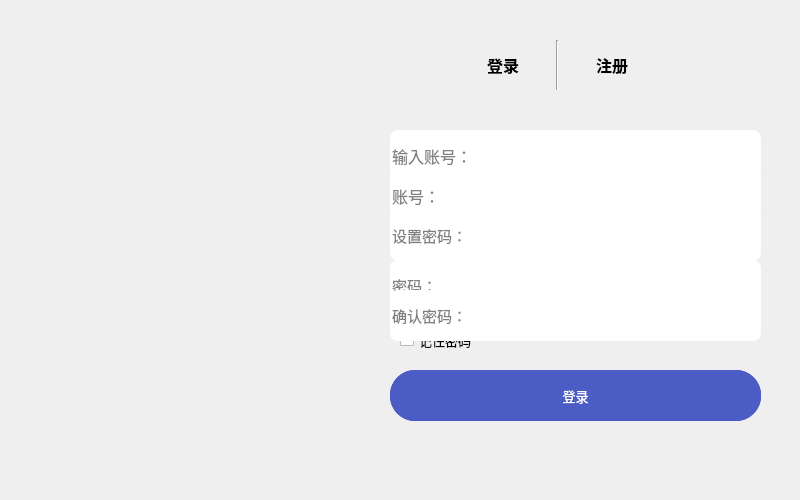
<?xml version="1.0" encoding="UTF-8"?>
<ui version="4.0">
 <class>MainWindow</class>
 <widget class="QMainWindow" name="MainWindow">
  <property name="geometry">
   <rect>
    <x>0</x>
    <y>0</y>
    <width>800</width>
    <height>500</height>
   </rect>
  </property>
  <property name="font">
   <font>
    <pointsize>10</pointsize>
   </font>
  </property>
  <property name="windowTitle">
   <string>MainWindow</string>
  </property>
  <widget class="QWidget" name="centralwidget">
   <widget class="QLabel" name="label">
    <property name="geometry">
     <rect>
      <x>10</x>
      <y>10</y>
      <width>350</width>
      <height>466</height>
     </rect>
    </property>
    <property name="styleSheet">
     <string notr="true">border-image: url(:/images/images/bronya.jpg);
border-top-left-radius:45px;
border-bottom-left-radius:45px;</string>
    </property>
    <property name="text">
     <string/>
    </property>
   </widget>
   <widget class="QLabel" name="label_2">
    <property name="geometry">
     <rect>
      <x>360</x>
      <y>10</y>
      <width>431</width>
      <height>466</height>
     </rect>
    </property>
    <property name="styleSheet">
     <string notr="true">background-color: qlineargradient(spread:pad, x1:0, y1:0, x2:1, y2:1, 
stop:0 #36d1dc, 
stop:1 #5b86e5
);
border-top-right-radius:45px;
border-bottom-right-radius:45px;</string>
    </property>
    <property name="text">
     <string/>
    </property>
   </widget>
   <widget class="QWidget" name="widget" native="true">
    <property name="geometry">
     <rect>
      <x>450</x>
      <y>40</y>
      <width>215</width>
      <height>50</height>
     </rect>
    </property>
    <layout class="QHBoxLayout" name="horizontalLayout">
     <property name="spacing">
      <number>0</number>
     </property>
     <item>
      <widget class="QPushButton" name="pushButton">
       <property name="font">
        <font>
         <pointsize>12</pointsize>
         <weight>75</weight>
         <bold>true</bold>
        </font>
       </property>
       <property name="styleSheet">
        <string notr="true">#pushButton{
	border:none;
}
#pushButton:focus{
	color:rgb(186, 186, 186);
}</string>
       </property>
       <property name="text">
        <string>登录</string>
       </property>
      </widget>
     </item>
     <item>
      <widget class="Line" name="line">
       <property name="orientation">
        <enum>Qt::Vertical</enum>
       </property>
      </widget>
     </item>
     <item>
      <widget class="QPushButton" name="pushButton_2">
       <property name="font">
        <font>
         <pointsize>12</pointsize>
         <weight>75</weight>
         <bold>true</bold>
        </font>
       </property>
       <property name="styleSheet">
        <string notr="true">#pushButton_2{
	border:none;
}
#pushButton_2:focus{
	color:rgb(186, 186, 186);
}</string>
       </property>
       <property name="text">
        <string>注册</string>
       </property>
      </widget>
     </item>
    </layout>
   </widget>
   <widget class="QWidget" name="widget_2" native="true">
    <property name="geometry">
     <rect>
      <x>380</x>
      <y>100</y>
      <width>391</width>
      <height>351</height>
     </rect>
    </property>
    <widget class="QLineEdit" name="lineEdit">
     <property name="geometry">
      <rect>
       <x>10</x>
       <y>70</y>
       <width>371</width>
       <height>51</height>
      </rect>
     </property>
     <property name="font">
      <font>
       <pointsize>12</pointsize>
      </font>
     </property>
     <property name="styleSheet">
      <string notr="true">border:1px,solid,rgb(0,0,0);
border-radius:8px;</string>
     </property>
     <property name="placeholderText">
      <string>账号：</string>
     </property>
    </widget>
    <widget class="QLineEdit" name="lineEdit_2">
     <property name="geometry">
      <rect>
       <x>10</x>
       <y>160</y>
       <width>371</width>
       <height>51</height>
      </rect>
     </property>
     <property name="font">
      <font>
       <pointsize>11</pointsize>
      </font>
     </property>
     <property name="styleSheet">
      <string notr="true">border:1px,solid,rgb(0,0,0);
border-radius:8px;</string>
     </property>
     <property name="echoMode">
      <enum>QLineEdit::Password</enum>
     </property>
     <property name="placeholderText">
      <string>密码：</string>
     </property>
    </widget>
    <widget class="QPushButton" name="pushButton_3">
     <property name="geometry">
      <rect>
       <x>10</x>
       <y>270</y>
       <width>371</width>
       <height>51</height>
      </rect>
     </property>
     <property name="styleSheet">
      <string notr="true">#pushButton_3{
	background-color: #4b5cc4;
	color: rgb(255, 255, 255);
	border:3px,solid,rgb(0,0,0);
	border-radius:25px;
}
#pushButton_3:hover{
	background-color:#2e4e7e;
	color: #a1afc9;
}
#pushButton_3:pressed{
	padding-top:5px;
	padding-left:5px;
}</string>
     </property>
     <property name="text">
      <string>登录</string>
     </property>
    </widget>
    <widget class="QCheckBox" name="checkBox">
     <property name="geometry">
      <rect>
       <x>20</x>
       <y>230</y>
       <width>91</width>
       <height>19</height>
      </rect>
     </property>
     <property name="text">
      <string>记住密码</string>
     </property>
    </widget>
   </widget>
   <widget class="QPushButton" name="pushButton_4">
    <property name="geometry">
     <rect>
      <x>750</x>
      <y>30</y>
      <width>31</width>
      <height>31</height>
     </rect>
    </property>
    <property name="styleSheet">
     <string notr="true">border:none;</string>
    </property>
    <property name="text">
     <string/>
    </property>
    <property name="icon">
     <iconset resource="../resources/loginAndRegister.qrc">
      <normaloff>:/icons/images/close.png</normaloff>:/icons/images/close.png</iconset>
    </property>
   </widget>
   <widget class="QWidget" name="widget_3" native="true">
    <property name="geometry">
     <rect>
      <x>380</x>
      <y>90</y>
      <width>391</width>
      <height>351</height>
     </rect>
    </property>
    <widget class="QLineEdit" name="lineEdit_3">
     <property name="geometry">
      <rect>
       <x>10</x>
       <y>40</y>
       <width>371</width>
       <height>51</height>
      </rect>
     </property>
     <property name="font">
      <font>
       <pointsize>12</pointsize>
      </font>
     </property>
     <property name="styleSheet">
      <string notr="true">border:1px,solid,rgb(0,0,0);
border-radius:8px;</string>
     </property>
     <property name="placeholderText">
      <string>输入账号：</string>
     </property>
    </widget>
    <widget class="QLineEdit" name="lineEdit_4">
     <property name="geometry">
      <rect>
       <x>10</x>
       <y>120</y>
       <width>371</width>
       <height>51</height>
      </rect>
     </property>
     <property name="font">
      <font>
       <pointsize>11</pointsize>
      </font>
     </property>
     <property name="styleSheet">
      <string notr="true">border:1px,solid,rgb(0,0,0);
border-radius:8px;</string>
     </property>
     <property name="echoMode">
      <enum>QLineEdit::Password</enum>
     </property>
     <property name="placeholderText">
      <string>设置密码：</string>
     </property>
    </widget>
    <widget class="QLineEdit" name="lineEdit_5">
     <property name="geometry">
      <rect>
       <x>10</x>
       <y>200</y>
       <width>371</width>
       <height>51</height>
      </rect>
     </property>
     <property name="font">
      <font>
       <pointsize>11</pointsize>
      </font>
     </property>
     <property name="styleSheet">
      <string notr="true">border:1px,solid,rgb(0,0,0);
border-radius:8px;</string>
     </property>
     <property name="echoMode">
      <enum>QLineEdit::Password</enum>
     </property>
     <property name="placeholderText">
      <string>确认密码：</string>
     </property>
    </widget>
    <widget class="QPushButton" name="pushButton_5">
     <property name="geometry">
      <rect>
       <x>10</x>
       <y>280</y>
       <width>371</width>
       <height>51</height>
      </rect>
     </property>
     <property name="styleSheet">
      <string notr="true">#pushButton_5{
	background-color: #4b5cc4;
	color: rgb(255, 255, 255);
	border:3px,solid,rgb(0,0,0);
	border-radius:25px;
}
#pushButton_5:hover{
	background-color:#2e4e7e;
	color: #a1afc9;
}
#pushButton_5:pressed{
	padding-top:5px;
	padding-left:5px;
}</string>
     </property>
     <property name="text">
      <string>登录</string>
     </property>
    </widget>
   </widget>
   <zorder>label_2</zorder>
   <zorder>widget_2</zorder>
   <zorder>widget_3</zorder>
   <zorder>widget</zorder>
   <zorder>label</zorder>
   <zorder>pushButton_4</zorder>
  </widget>
 </widget>
 <resources>
  <include location="../resources/loginAndRegister.qrc"/>
 </resources>
 <connections>
  <connection>
   <sender>pushButton_4</sender>
   <signal>clicked()</signal>
   <receiver>MainWindow</receiver>
   <slot>close()</slot>
   <hints>
    <hint type="sourcelabel">
     <x>839</x>
     <y>72</y>
    </hint>
    <hint type="destinationlabel">
     <x>914</x>
     <y>68</y>
    </hint>
   </hints>
  </connection>
 </connections>
</ui>
